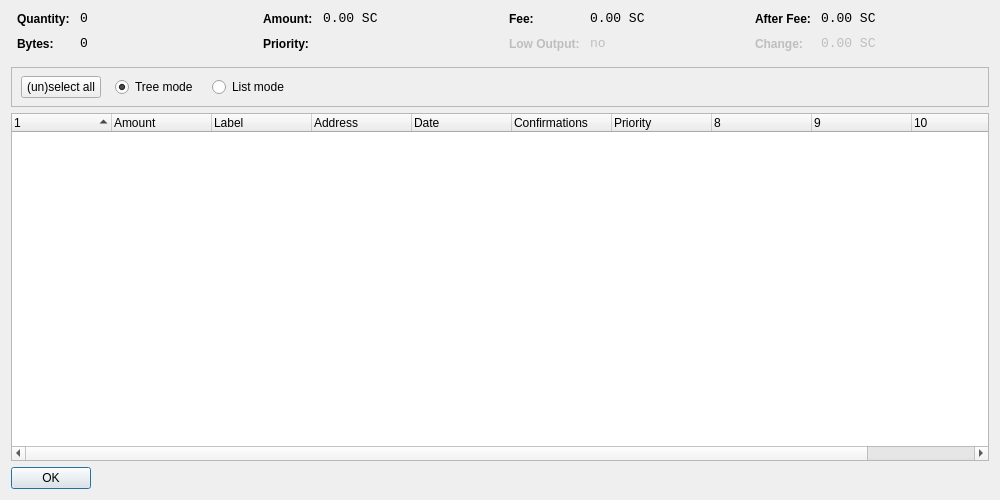
<?xml version="1.0" encoding="UTF-8"?>
<ui version="4.0">
 <class>CoinControlDialog</class>
 <widget class="QDialog" name="CoinControlDialog">
  <property name="geometry">
   <rect>
    <x>0</x>
    <y>0</y>
    <width>1000</width>
    <height>500</height>
   </rect>
  </property>
  <property name="windowTitle">
   <string>Coin Control</string>
  </property>
  <layout class="QVBoxLayout" name="verticalLayout">
   <item>
    <layout class="QHBoxLayout" name="horizontalLayoutTop" stretch="0,0,0,0">
     <property name="topMargin">
      <number>0</number>
     </property>
     <property name="bottomMargin">
      <number>10</number>
     </property>
     <item>
      <layout class="QFormLayout" name="formLayoutCoinControl1">
       <property name="horizontalSpacing">
        <number>10</number>
       </property>
       <property name="verticalSpacing">
        <number>10</number>
       </property>
       <property name="leftMargin">
        <number>6</number>
       </property>
       <property name="rightMargin">
        <number>6</number>
       </property>
       <item row="0" column="0">
        <widget class="QLabel" name="labelCoinControlQuantityText">
         <property name="styleSheet">
          <string notr="true">font-weight:bold;</string>
         </property>
         <property name="text">
          <string>Quantity:</string>
         </property>
        </widget>
       </item>
       <item row="0" column="1">
        <widget class="QLabel" name="labelCoinControlQuantity">
         <property name="font">
          <font>
           <family>Monospace</family>
           <pointsize>10</pointsize>
          </font>
         </property>
         <property name="cursor">
          <cursorShape>IBeamCursor</cursorShape>
         </property>
         <property name="contextMenuPolicy">
          <enum>Qt::ActionsContextMenu</enum>
         </property>
         <property name="text">
          <string notr="true">0</string>
         </property>
         <property name="textInteractionFlags">
          <set>Qt::LinksAccessibleByMouse|Qt::TextSelectableByKeyboard|Qt::TextSelectableByMouse</set>
         </property>
        </widget>
       </item>
       <item row="1" column="0">
        <widget class="QLabel" name="labelCoinControlBytesText">
         <property name="styleSheet">
          <string notr="true">font-weight:bold;</string>
         </property>
         <property name="text">
          <string>Bytes:</string>
         </property>
        </widget>
       </item>
       <item row="1" column="1">
        <widget class="QLabel" name="labelCoinControlBytes">
         <property name="font">
          <font>
           <family>Monospace</family>
           <pointsize>10</pointsize>
          </font>
         </property>
         <property name="cursor">
          <cursorShape>IBeamCursor</cursorShape>
         </property>
         <property name="contextMenuPolicy">
          <enum>Qt::ActionsContextMenu</enum>
         </property>
         <property name="text">
          <string notr="true">0</string>
         </property>
         <property name="textInteractionFlags">
          <set>Qt::LinksAccessibleByMouse|Qt::TextSelectableByKeyboard|Qt::TextSelectableByMouse</set>
         </property>
        </widget>
       </item>
      </layout>
     </item>
     <item>
      <layout class="QFormLayout" name="formLayoutCoinControl2">
       <property name="horizontalSpacing">
        <number>10</number>
       </property>
       <property name="verticalSpacing">
        <number>10</number>
       </property>
       <property name="leftMargin">
        <number>6</number>
       </property>
       <property name="rightMargin">
        <number>6</number>
       </property>
       <item row="0" column="0">
        <widget class="QLabel" name="labelCoinControlAmountText">
         <property name="styleSheet">
          <string notr="true">font-weight:bold;</string>
         </property>
         <property name="text">
          <string>Amount:</string>
         </property>
        </widget>
       </item>
       <item row="0" column="1">
        <widget class="QLabel" name="labelCoinControlAmount">
         <property name="font">
          <font>
           <family>Monospace</family>
           <pointsize>10</pointsize>
          </font>
         </property>
         <property name="cursor">
          <cursorShape>IBeamCursor</cursorShape>
         </property>
         <property name="contextMenuPolicy">
          <enum>Qt::ActionsContextMenu</enum>
         </property>
         <property name="text">
          <string notr="true">0.00 SC</string>
         </property>
         <property name="textInteractionFlags">
          <set>Qt::LinksAccessibleByMouse|Qt::TextSelectableByKeyboard|Qt::TextSelectableByMouse</set>
         </property>
        </widget>
       </item>
       <item row="1" column="0">
        <widget class="QLabel" name="labelCoinControlPriorityText">
         <property name="styleSheet">
          <string notr="true">font-weight:bold;</string>
         </property>
         <property name="text">
          <string>Priority:</string>
         </property>
        </widget>
       </item>
       <item row="1" column="1">
        <widget class="QLabel" name="labelCoinControlPriority">
         <property name="font">
          <font>
           <family>Monospace</family>
           <pointsize>10</pointsize>
          </font>
         </property>
         <property name="cursor">
          <cursorShape>IBeamCursor</cursorShape>
         </property>
         <property name="contextMenuPolicy">
          <enum>Qt::ActionsContextMenu</enum>
         </property>
         <property name="text">
          <string/>
         </property>
         <property name="textInteractionFlags">
          <set>Qt::LinksAccessibleByMouse|Qt::TextSelectableByKeyboard|Qt::TextSelectableByMouse</set>
         </property>
        </widget>
       </item>
      </layout>
     </item>
     <item>
      <layout class="QFormLayout" name="formLayoutCoinControl3">
       <property name="horizontalSpacing">
        <number>10</number>
       </property>
       <property name="verticalSpacing">
        <number>10</number>
       </property>
       <property name="leftMargin">
        <number>6</number>
       </property>
       <property name="rightMargin">
        <number>6</number>
       </property>
       <item row="0" column="0">
        <widget class="QLabel" name="labelCoinControlFeeText">
         <property name="styleSheet">
          <string notr="true">font-weight:bold;</string>
         </property>
         <property name="text">
          <string>Fee:</string>
         </property>
        </widget>
       </item>
       <item row="0" column="1">
        <widget class="QLabel" name="labelCoinControlFee">
         <property name="font">
          <font>
           <family>Monospace</family>
           <pointsize>10</pointsize>
          </font>
         </property>
         <property name="cursor">
          <cursorShape>IBeamCursor</cursorShape>
         </property>
         <property name="contextMenuPolicy">
          <enum>Qt::ActionsContextMenu</enum>
         </property>
         <property name="text">
          <string notr="true">0.00 SC</string>
         </property>
         <property name="textInteractionFlags">
          <set>Qt::LinksAccessibleByMouse|Qt::TextSelectableByKeyboard|Qt::TextSelectableByMouse</set>
         </property>
        </widget>
       </item>
       <item row="1" column="0">
        <widget class="QLabel" name="labelCoinControlLowOutputText">
         <property name="enabled">
          <bool>false</bool>
         </property>
         <property name="styleSheet">
          <string notr="true">font-weight:bold;</string>
         </property>
         <property name="text">
          <string>Low Output:</string>
         </property>
        </widget>
       </item>
       <item row="1" column="1">
        <widget class="QLabel" name="labelCoinControlLowOutput">
         <property name="enabled">
          <bool>false</bool>
         </property>
         <property name="font">
          <font>
           <family>Monospace</family>
           <pointsize>10</pointsize>
          </font>
         </property>
         <property name="cursor">
          <cursorShape>IBeamCursor</cursorShape>
         </property>
         <property name="contextMenuPolicy">
          <enum>Qt::ActionsContextMenu</enum>
         </property>
         <property name="text">
          <string notr="true">no</string>
         </property>
         <property name="textInteractionFlags">
          <set>Qt::LinksAccessibleByMouse|Qt::TextSelectableByKeyboard|Qt::TextSelectableByMouse</set>
         </property>
        </widget>
       </item>
      </layout>
     </item>
     <item>
      <layout class="QFormLayout" name="formLayoutCoinControl4">
       <property name="horizontalSpacing">
        <number>10</number>
       </property>
       <property name="verticalSpacing">
        <number>10</number>
       </property>
       <property name="leftMargin">
        <number>6</number>
       </property>
       <property name="rightMargin">
        <number>6</number>
       </property>
       <item row="0" column="0">
        <widget class="QLabel" name="labelCoinControlAfterFeeText">
         <property name="styleSheet">
          <string notr="true">font-weight:bold;</string>
         </property>
         <property name="text">
          <string>After Fee:</string>
         </property>
        </widget>
       </item>
       <item row="0" column="1">
        <widget class="QLabel" name="labelCoinControlAfterFee">
         <property name="font">
          <font>
           <family>Monospace</family>
           <pointsize>10</pointsize>
          </font>
         </property>
         <property name="cursor">
          <cursorShape>IBeamCursor</cursorShape>
         </property>
         <property name="contextMenuPolicy">
          <enum>Qt::ActionsContextMenu</enum>
         </property>
         <property name="text">
          <string notr="true">0.00 SC</string>
         </property>
         <property name="textInteractionFlags">
          <set>Qt::LinksAccessibleByMouse|Qt::TextSelectableByKeyboard|Qt::TextSelectableByMouse</set>
         </property>
        </widget>
       </item>
       <item row="1" column="0">
        <widget class="QLabel" name="labelCoinControlChangeText">
         <property name="enabled">
          <bool>false</bool>
         </property>
         <property name="styleSheet">
          <string notr="true">font-weight:bold;</string>
         </property>
         <property name="text">
          <string>Change:</string>
         </property>
        </widget>
       </item>
       <item row="1" column="1">
        <widget class="QLabel" name="labelCoinControlChange">
         <property name="enabled">
          <bool>false</bool>
         </property>
         <property name="font">
          <font>
           <family>Monospace</family>
           <pointsize>10</pointsize>
          </font>
         </property>
         <property name="cursor">
          <cursorShape>IBeamCursor</cursorShape>
         </property>
         <property name="contextMenuPolicy">
          <enum>Qt::ActionsContextMenu</enum>
         </property>
         <property name="text">
          <string notr="true">0.00 SC</string>
         </property>
         <property name="textInteractionFlags">
          <set>Qt::LinksAccessibleByMouse|Qt::TextSelectableByKeyboard|Qt::TextSelectableByMouse</set>
         </property>
        </widget>
       </item>
      </layout>
     </item>
    </layout>
   </item>
   <item>
    <widget class="QFrame" name="frame">
     <property name="minimumSize">
      <size>
       <width>0</width>
       <height>40</height>
      </size>
     </property>
     <property name="frameShape">
      <enum>QFrame::StyledPanel</enum>
     </property>
     <property name="frameShadow">
      <enum>QFrame::Sunken</enum>
     </property>
     <widget class="QWidget" name="horizontalLayoutWidget">
      <property name="geometry">
       <rect>
        <x>10</x>
        <y>0</y>
        <width>781</width>
        <height>41</height>
       </rect>
      </property>
      <layout class="QHBoxLayout" name="horizontalLayoutPanel" stretch="0,0,0,0,0">
       <property name="spacing">
        <number>14</number>
       </property>
       <item>
        <widget class="QPushButton" name="pushButtonSelectAll">
         <property name="sizePolicy">
          <sizepolicy hsizetype="Maximum" vsizetype="Fixed">
           <horstretch>0</horstretch>
           <verstretch>0</verstretch>
          </sizepolicy>
         </property>
         <property name="text">
          <string>(un)select all</string>
         </property>
        </widget>
       </item>
       <item>
        <widget class="QRadioButton" name="radioTreeMode">
         <property name="sizePolicy">
          <sizepolicy hsizetype="Maximum" vsizetype="Fixed">
           <horstretch>0</horstretch>
           <verstretch>0</verstretch>
          </sizepolicy>
         </property>
         <property name="text">
          <string>Tree mode</string>
         </property>
         <property name="checked">
          <bool>true</bool>
         </property>
        </widget>
       </item>
       <item>
        <widget class="QRadioButton" name="radioListMode">
         <property name="sizePolicy">
          <sizepolicy hsizetype="Maximum" vsizetype="Fixed">
           <horstretch>0</horstretch>
           <verstretch>0</verstretch>
          </sizepolicy>
         </property>
         <property name="text">
          <string>List mode</string>
         </property>
        </widget>
       </item>
       <item>
        <spacer name="horizontalSpacer">
         <property name="orientation">
          <enum>Qt::Horizontal</enum>
         </property>
         <property name="sizeHint" stdset="0">
          <size>
           <width>40</width>
           <height>20</height>
          </size>
         </property>
        </spacer>
       </item>
      </layout>
     </widget>
    </widget>
   </item>
   <item>
    <widget class="CoinControlTreeWidget" name="treeWidget">
     <property name="contextMenuPolicy">
      <enum>Qt::CustomContextMenu</enum>
     </property>
     <property name="sortingEnabled">
      <bool>false</bool>
     </property>
     <property name="columnCount">
      <number>11</number>
     </property>
     <attribute name="headerShowSortIndicator" stdset="0">
      <bool>true</bool>
     </attribute>
     <attribute name="headerStretchLastSection">
      <bool>false</bool>
     </attribute>
     <column>
      <property name="text">
       <string/>
      </property>
     </column>
     <column>
      <property name="text">
       <string>Amount</string>
      </property>
     </column>
     <column>
      <property name="text">
       <string>Label</string>
      </property>
     </column>
     <column>
      <property name="text">
       <string>Address</string>
      </property>
     </column>
     <column>
      <property name="text">
       <string>Date</string>
      </property>
     </column>
     <column>
      <property name="text">
       <string>Confirmations</string>
      </property>
      <property name="toolTip">
       <string>Confirmed</string>
      </property>
     </column>
     <column>
      <property name="text">
       <string>Priority</string>
      </property>
     </column>
     <column>
      <property name="text">
       <string/>
      </property>
     </column>
     <column>
      <property name="text">
       <string/>
      </property>
     </column>
     <column>
      <property name="text">
       <string/>
      </property>
     </column>
     <column>
      <property name="text">
       <string/>
      </property>
     </column>
    </widget>
   </item>
   <item>
    <widget class="QDialogButtonBox" name="buttonBox">
     <property name="sizePolicy">
      <sizepolicy hsizetype="Maximum" vsizetype="Fixed">
       <horstretch>0</horstretch>
       <verstretch>0</verstretch>
      </sizepolicy>
     </property>
     <property name="orientation">
      <enum>Qt::Horizontal</enum>
     </property>
     <property name="standardButtons">
      <set>QDialogButtonBox::Ok</set>
     </property>
    </widget>
   </item>
  </layout>
 </widget>
 <customwidgets>
  <customwidget>
   <class>CoinControlTreeWidget</class>
   <extends>QTreeWidget</extends>
   <header>coincontroltreewidget.h</header>
  </customwidget>
 </customwidgets>
 <resources/>
 <connections/>
</ui>
